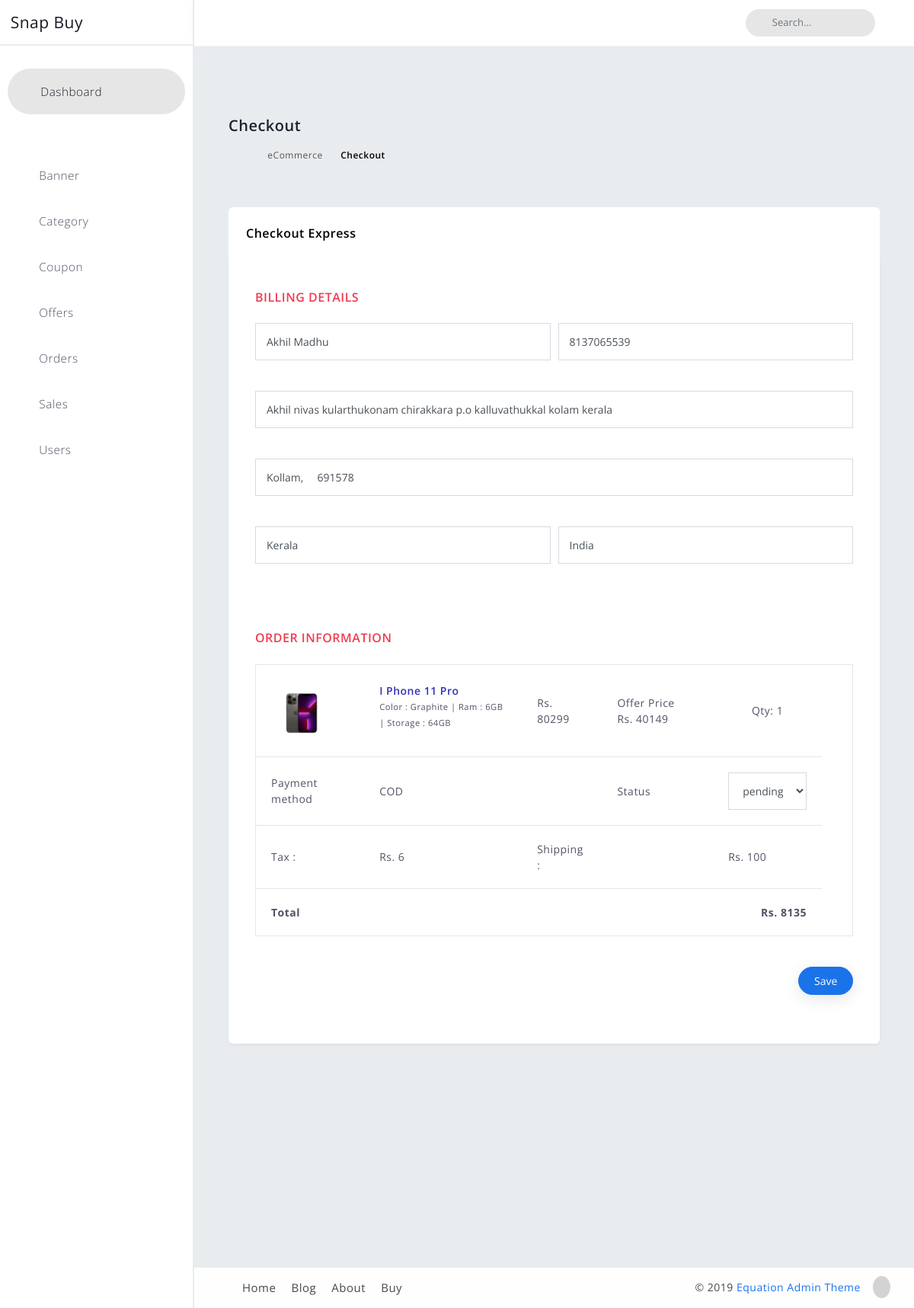
/myadmin/vieworder_details/311/, run on the app's committed database.
### newcart/models.py (models this page shows, shortened)
class Order(models.Model):
    user = models.ForeignKey(Customuser, on_delete=models.CASCADE)
    customername = models.CharField( max_length=50, null=False)
    phone = models.CharField(max_length=100, null=False)
    email = models.CharField(max_length=120, null=True)
    address = models.TextField(max_length=600, null=False)
    city = models.CharField(max_length=200, null=False)
    pincode = models.CharField(max_length=100, null=False)
    state = models.CharField(max_length=120, null=False)
    country = models.CharField(max_length=120, null=False)
    total_price = models.CharField(max_length=100, null=False)
    tax = models.CharField(max_length=120, null=False)
    shippping = models.CharField(max_length=100, null=False)
    grandtotal = models.CharField(max_length=120, null=False)
    paymentmode = models.CharField(max_length=120, null=False)
    payment_id = models.CharField(max_length=120, null=True)
    orderstatus = (
        ('pending','pending'),
        ('Out for shipping','Out for shipping'),
        ('Returned','Returned'),
        ('cancelled','cancelled'),
        ('Delivered','Delivered')
    )
    status = models.CharField(max_length=120, choices=orderstatus, default='pending')
    created_at = models.DateTimeField(auto_now_add=True)
    updated_at = models.DateTimeField(auto_now = True)

class OrderProduct(models.Model):
    order = models.ForeignKey(Order, on_delete=models.CASCADE)
    product = models.ForeignKey(Product, on_delete=models.CASCADE)
    price = models.IntegerField()
    quantity = models.IntegerField()

### category_adminside/models.py (models this page shows, shortened)
class Product(models.Model):
    product_name    = models.CharField(max_length=100)
    brand_name      = models.CharField(max_length=100)
    category_name   = models.ForeignKey(Category, on_delete=models.CASCADE)
    price           = models.PositiveIntegerField()
    ram             = models.CharField(max_length=100)
    color           = models.CharField(max_length=100)
    stock           = models.PositiveIntegerField(null=True)
    storage         = models.CharField(max_length=100)
    productimage    = models.ImageField(upload_to='product')
    image1          = models.ImageField(null = True, upload_to = 'sideimage1')
    image2          = models.ImageField(null = True, upload_to = 'sideimage2')
    specifications  = models.TextField()
    description     = models.TextField()
    discount_price  = models.PositiveIntegerField(null=True,blank=True)

### myadmin/views.py (the view)
# urls.py: path('vieworder_details/<int:id>/',views.orderdetails_view,name='vieworderdetail'),
def orderdetails_view(request, id):
    try:
        orders = Order.objects.get(id = id) #getting the order
        orderitems = OrderProduct.objects.filter(order = orders) #getting all the products from the particular order.
    except:
        pass
    context = {
        'orders': orders,
        'orderitems': orderitems,
    }
    return render(request,'cat_adminside/vieworder_details.html',context)

### newcart/views.py (called while the page is built)
def _cart_id_(request):
    cart = request.session.session_key
    if not cart:
        cart = request.session.create()
    return cart

### templates/cat_adminside/vieworder_details.html (shortened to what this page needs)
{% extends 'cat_adminside/cat_adminbase.html' %}
{% load static %}
{% block blockcontent %}
<body>
        <div id="content" class="main-content">
            <div class="container">
                <div class="page-header">
                    <div class="page-title">
                        <h3>Checkout</h3>
                        <div class="crumbs">
                            <ul id="breadcrumbs" class="breadcrumb">
                                <li><a href="index.html"><i class="flaticon-home-fill"></i></a></li>
                                <li><a href="#">eCommerce</a></li>
                                <li class="active"><a href="#">Checkout</a></li>
                            </ul>
                        </div>
                    </div>
                </div>
                <div class="row margin-bottom-120" id="cancel-row">
                    <div class="col-xl-12 col-lg-12 col-md-12 col-sm-12 col-12">
                        <div class="statbox widget box box-shadow">
                            <div class="widget-header">
                                <div class="row">
                                    <div class="col-xl-12 col-md-12 col-sm-12 col-12">
                                        <h4>Checkout Express </h4>
                                    </div>
                                </div>
                            </div>
                            <div class="widget-content widget-content-area checkout-content">
                                <div class="container">
                                    <div class="row mb-5">
                                        <div class="col-md-12">
                                            <div class="heading-title">
                                                <h5 class="mb-4">Billing Details</h5>
                                            </div>
                                            <form>
                                                <div class="row form-row">
                                                    <div class="col-md-6 form-group">
                                                        <input class="form-control mb-4" type="text" value="{{orders.customername}}" placeholder="First Name">
                                                    </div>
                                                    <div class="col-md-6 form-group">
                                                        <input class="form-control mb-4" type="text" value="{{orders.phone}}"   placeholder=" Phone Number">
                                                    </div>
                                                </div>
                                                <div class="row form-row">
                                                    <div class="col-md-12 form-group">
                                                        <input class="form-control mb-4" type="text" value="{{orders.address}}"  placeholder="Street Address">
                                                    </div>
                                                    <div class="col-md-12 form-group">
                                                        <input class="form-control mb-4" type="text" value="{{orders.city}},     {{orders.pincode}}    "   placeholder="Apartment, Suite, Unit etc.">
                                                    </div>
                                                </div>
                                                <div class="row form-row">
                                                    <div class="col-md-6 form-group">
                                                        <input class="form-control mb-4" type="text" value="{{orders.state}}"  placeholder="City">
                                                    </div>
                                                    <div class="col-md-6 form-group">
                                                        <input class="form-control mb-4" type="text" value="{{orders.country}}"  placeholder="State">
                                                    </div>
                                                </div>
                                            </form>
                                        </div>
                                    </div>
                                <form action="{% url 'orderstatus' orders.id %}" method="POST">
                                    <div class="row">
                                        <div class="col-md-12">
                                            <div class="heading-title">
                                                <h5 class=" mb-4">Order Information</h5>
                                            </div>
                                            <div class="table-responsive">
                                                <table class="table cart-table">
                                                    <tbody>
                                                        {% for orderitem in orderitems %}
                                                        <tr>
                                                            <td><a href="#"><img class="product-thumbnail img-fluid" src="{{ orderitem.product.productimage.url }}" alt=""></a></td>
                                                            <td>
                                                                <h6 class="mb-0"><a href="javascript:void(0);">{{orderitem.product.product_name}}</a></h6>
                                                                <p><small>Color : {{orderitem.product.color}} | Ram : {{orderitem.product.ram}} | Storage : {{orderitem.product.storage}}</small></p>
                                                            </td>
                                                            <td>Rs. {{orderitem.product.price}}</td>
                                                            {% if orderitem.product.discount_price %}
                                                                <td>Offer Price &nbsp; Rs. {{orderitem.product.discount_price}}</td>
                                                            {% endif %}
                                                            <td>
                                                                <p class="product-quantity text-center">Qty: {{orderitem.quantity}}</p>
                                                            </td>
                                                            <td>
                                                            </td>
                                                        </tr>
                                                        {% endfor %}
                                                        <tr>
                                                            <td>Payment method</td>
                                                            <td>{{orders.paymentmode}}</td>
                                                            <td></td>
                                                            <td>Status</td>
                                                            <td class="text-right">
                                                                <select class="form-control " value="status" name="status">
                                                                <option value="{{orders.status}}">{{orders.status}}</option>
                                                                </select>
                                                            </td>
                                                        </tr>
                                                        <tr>
                                                            <td>Tax :</td>
                                                            <td>Rs. {{orders.tax}}</td>
                                                            <td>Shipping :</td>
                                                            <td></td>
                                                            <td >Rs. {{orders.shippping}}</td>
                                                        </tr>
                                                        <tr class="total-amount">
                                                            <td>Total</td>
                                                            <td></td>
                                                            <td></td>
                                                            <td></td>
                                                            <td class="text-right">Rs. {{orders.grandtotal}}</td>
                                                        </tr>
                                                    </tbody>
                                                </table>
                                            </div>
                                            <div class="text-right">
                                               <a href="{% url 'orderstatus' orders.id %}">
                                                <button type="submit" class="btn btn-primary btn-rounded mt-4 mb-4">
                                                    Save
                                               </button>
                                            </a>
                                            </div>
                                        </div>
                                    </div>
                                </form>
                                </div>
                            </div>
                        </div>
                    </div>
                </div>
            </div>
        </div>
</body>
{% endblock  %}

### static/adminstyles/assets/css/ecommerce/product.css (style rules this page uses)
.table tbody tr { color: #515365; }
.table tbody tr td:last-child { border-right: solid 2px transparent; }

### static/adminstyles/assets/css/ecommerce/product-details-2.css (style rules this page uses)
h5 { font-size: 16px; color: #3232b7; font-weight: 600; }
.form-control { border-radius: 4px; border-color: #d5dae2; }

### static/adminstyles/assets/css/ecommerce/addedit_product.css (style rules this page uses)
.row .col-lg-12 .widget .widget-header h4 { color: #000; }
.form-control { font-size: 14px; border-radius: 30px; }

### static/adminstyles/assets/css/ecommerce/checkout.css (style rules this page uses)
.checkout-content.widget-content-area { padding: 40px 20px; }
.checkout-content .container { max-width: 1439px!important; }
.checkout-content .heading-title h5 { color: #ee3d50; font-size: 16px; font-weight: 600; text-transform: uppercase; }
.checkout-content .form-control { font-size: 14px; border-radius: 0px; border-color: #d5dae2; padding: .5rem .5rem; padding: 0.8125rem .875rem; }
.checkout-content .cart-table { border: 1px solid #e6e6e6; }
.checkout-content .cart-table > tbody > tr > td { border: 0; border-top: 1px solid #e6e6e6; padding: 20px; vertical-align: middle; color: #515365; }
.checkout-content .cart-table > tbody > tr > td > h6 > a { color: #3232b7; font-size: .875rem; font-weight: 600; }
.checkout-content .cart-table .product-thumbnail { max-width: 80px; }
.checkout-content .cart-table .product-quantity { margin-bottom: 0; }
.checkout-content .cart-table .total-amount td { font-weight: 700; }

### static/adminstyles/assets/css/ecommerce/addedit_categories.css (style rules this page uses)
.row .col-lg-12 .widget .widget-header h4 { color: #000; }
.form-control { font-size: 14px; border-radius: 30px; }
input, textarea { -webkit-appearance: none; }
input[type="text"], input[type="email"], input[type="password"], textarea { -webkit-appearance: none; }

### data on the page
Order: customername "Akhil Madhu", phone "8137065539", address "Akhil nivas kularthukonam chirakkara p.o kalluvathukkal kolam kerala", city "Kollam, 691578", state "Kerala", country "India", paymentmode "COD", status "pending", tax "6", shippping "100", grandtotal "8135"
OrderProduct: product.productimage (picture), product.product_name "I Phone 11 Pro", product.color "Graphite", product.ram "6GB", product.storage "64GB", product.price "80299", product.discount_price "40149", quantity "1"
